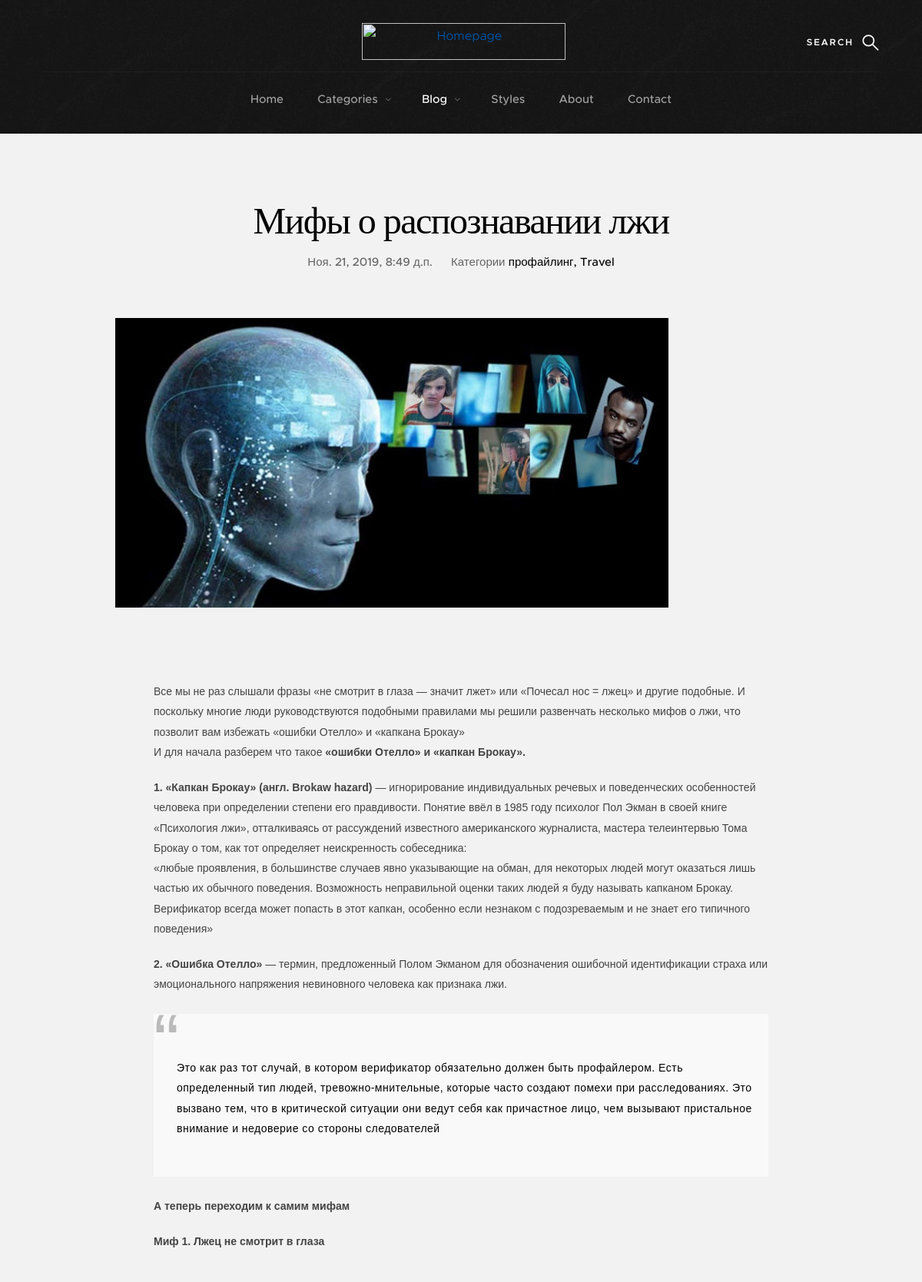
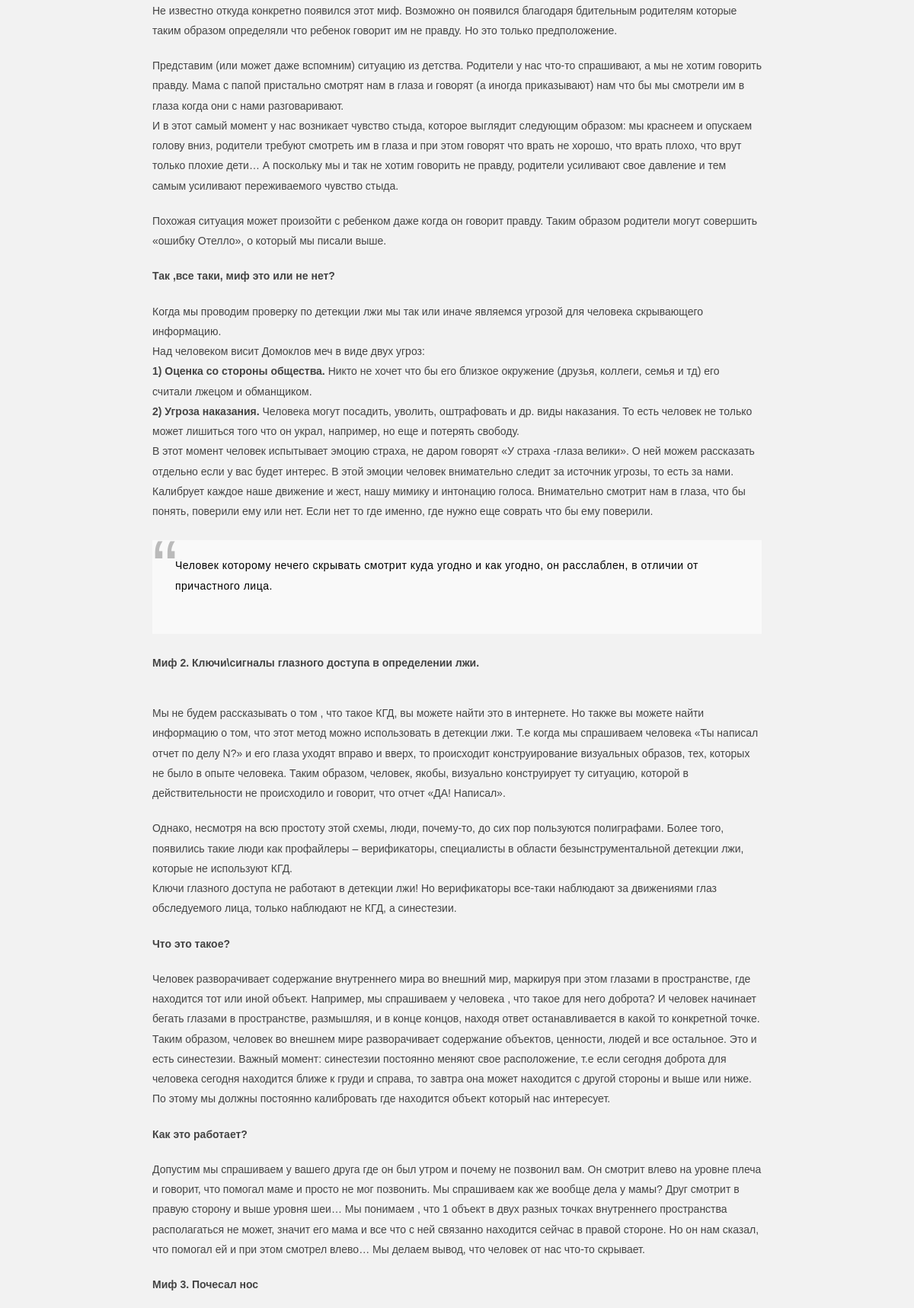
/blog/2019/11/21/mify-o-raspoznavanii-lzhi/ (upper part), run on the app's committed database (2 pictures, top to bottom).
### Blog/models.py (models this page shows, shortened)
class Post (models.Model):
    STATUS_CHOICES = (('draft', 'Draft'), ('published', 'Published'))
    title = models.CharField(max_length=250, verbose_name='Название')
    category = models.ForeignKey(Category, verbose_name='Категория', on_delete=models.SET_NULL, null=True)
    slug = models.SlugField(max_length=250, unique_for_date='published')
    author = models.ForeignKey(User, on_delete=models.CASCADE, related_name='blog_posts')
    image = models.ImageField(upload_to= generate_filename, verbose_name='Изображение')
    body = models.TextField(verbose_name='Содержание')
    published = models.DateTimeField(default=timezone.now)
    created = models.DateTimeField(auto_now_add=True)
    update = models.DateTimeField(auto_now=True)
    likes = models.PositiveIntegerField(default=0, verbose_name='Лайки')
    dislikes = models.PositiveIntegerField(default=0, verbose_name='Дизлайки')
    status = models.CharField(max_length=10, choices=STATUS_CHOICES, default='draft')
    class Meta:
        ordering = ('-published',)

class Category(models.Model):
    title = models.CharField('Название', max_length=50)
    class Meta:
        verbose_name = 'Категория'
        verbose_name_plural = 'Категории'
    def __str__(self):
        return self.title

### Blog/views.py (the view)
# urls.py: path('<int:year>/<int:month>/<int:day>/<slug:post>/', views.post_detail, name='post_detail'),
def post_detail(request, year,month,day,post):
    post=get_object_or_404(
        Post, slug=post,
        status='published',
        published__year=year,
        published__month=month,
        published__day=day,
    )
    return render(request, 'Blog/post/single-standard.html', {'post': post})

### templates/Blog/post/single-standard.html (shortened to what this page needs)
{% load static %}
<head>
    <link rel="stylesheet" href="{% static 'css/base.css'%}">
    <link rel="stylesheet" href="{% static 'css/vendor.css'%}">
    <link rel="stylesheet" href="{% static 'css/main.css'%}">
</head>
<body id="top">
    <div class="s-pageheader">
        <header class="header">
            <div class="header__content row">
                <div class="header__logo">
                    <a class="logo" href="{% url 'blog:post_list' %}">
                        <img src="/media/qwer.png" alt="Homepage">
                    </a>
                </div>
                <ul class="header__social">
                    <li>
                        <a href="#0"><i class="fa fa-facebook" aria-hidden="true"></i></a>
                    </li>
                    <li>
                        <a href="#0"><i class="fa fa-twitter" aria-hidden="true"></i></a>
                    </li>
                    <li>
                        <a href="#0"><i class="fa fa-instagram" aria-hidden="true"></i></a>
                    </li>
                    <li>
                        <a href="#0"><i class="fa fa-pinterest" aria-hidden="true"></i></a>
                    </li>
                </ul>
                <a class="header__search-trigger" href="#0"></a>
                <nav class="header__nav-wrap">
                    <ul class="header__nav">
                        <li><a href="index.html" title="">Home</a></li>
                        <li class="has-children">
                            <a href="#0" title="">Categories</a>
                        </li>
                        <li class="has-children current">
                            <a href="#0" title="">Blog</a>
                        </li>
                        <li><a href="style-guide.html" title="">Styles</a></li>
                        <li><a href="about.html" title="">About</a></li>
                        <li><a href="contact.html" title="">Contact</a></li>
                    </ul>
                </nav>
            </div>
        </header>
    </div>
    <section class="s-content s-content--narrow s-content--no-padding-bottom">
        <article class="row format-standard">
            <div class="s-content__header col-full">
                <h1 class="s-content__header-title">
                    {{ post.title }}
                </h1>
                <ul class="s-content__header-meta">
                    <li class="date">{{ post.published }}</li>
                    <li class="cat">
                        Категории
                        <a href="#0">{{post.category}}</a>
                        <a href="#0">Travel</a>
                    </li>
                </ul>
            </div>
            <div class="s-content__media col-full">
                <div class="s-content__post-thumb">
                    <img src="{{post.image.url}}" >
                </div>
            </div>
            <div class="col-full s-content__main">
                <p class="lead">{{ post.body|safe }}</p>
            </div>
        </article>
    </section>
</body>
</html>

### static/css/base.css (style rules this page uses)
body { margin: 0; }
article, aside, footer, header, nav, section { display: block; }
h1 { font-size: 2em; margin: 0.67em 0; }
a { background-color: transparent; -webkit-text-decoration-skip: objects; }
img { border-style: none; }
*, *::before, *::after { box-sizing: inherit; }
body { font-weight: normal; line-height: 1; word-wrap: break-word; text-rendering: optimizeLegibility; -webkit-overflow-scrolling: touch; -webkit-text-size-adjust: none; }
body, input, button { -moz-osx-font-smoothing: grayscale; -webkit-font-smoothing: antialiased; }
img, video { max-width: 100%; height: auto; }
div, dl, dt, dd, ul, ol, li, h1, h2, h3, h4, h5, h6, pre, form, p, blockquote, th, td { margin: 0; padding: 0; }
h1, h2, h3, h4, h5, h6 { -webkit-font-smoothing: auto; -webkit-font-smoothing: antialiased; -webkit-font-variant-ligatures: common-ligatures; -moz-font-variant-ligatures: common-ligatures; font-variant-ligatures: common-ligatures; text-rendering: optimizeLegibility; }
em, i { font-style: italic; line-height: inherit; }
ol, ul { list-style: none; }
li { display: block; }
a { text-decoration: none; line-height: inherit; }
a img { border: none; }
.row { width: 94%; max-width: 1200px; margin: 0 auto; }
.row:after { content: ""; display: table; clear: both; }
[class*="col-"] { float: left; padding: 0 20px; }
.col-twelve, .col-full { width: 100%; }
@media only screen and (max-width: 1200px) { [class*="col-"] { padding: 0 15px; } }
[class*="block-"]:after { content: ""; display: table; clear: both; }

### data on the page
Post: title "Мифы о распознавании лжи", published "Ноя. 21, 2019, 8:49 д.п.", category "профайлинг", image (picture), body "Все мы не раз слышали фразы «не смотрит в глаза — значит лжет» или «Почесал нос = лжец» и другие подобные. И поскольку многие люди руководствуются подобными правилами мы решили развенчать несколько мифов о лжи, что позволит вам избежать «ошибки Отелло» и «капкана Брокау» И для начала разберем что такое «ошибки Отелло» и «капкан Брокау». 1. «Капкан Брокау» (англ. Brokaw hazard) — игнорирование индивидуальных речевых и поведенческих особенностей человека при определении степени его правдивости. Понятие ввёл в 1985 году психолог Пол Экман в своей книге «Психология лжи», отталкиваясь от рассуждений известного американского журналиста, мастера телеинтервью Тома Брокау о том, как тот определяет…"
